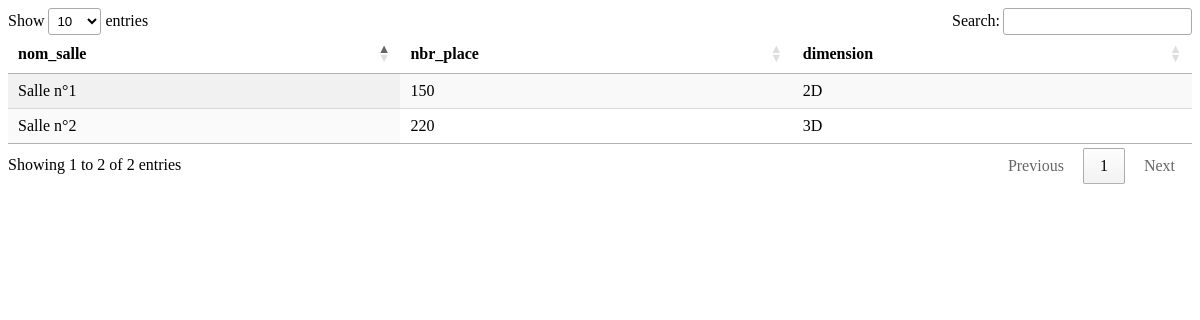
/Page_Cinema/MENU/ADMIN/liste/salle/salle.php, run on an earlier commit of the app's database.
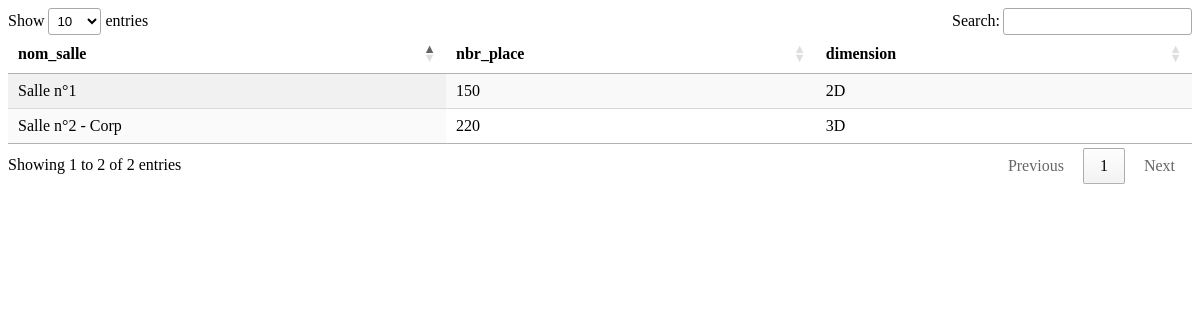
And on a later commit of the database.
### tables this page shows
CREATE TABLE IF NOT EXISTS `salle_projection` (
  `id_salle` int NOT NULL AUTO_INCREMENT,
  `nom_salle` varchar(50) NOT NULL,
  `nbr_place` int NOT NULL,
  `dimension` varchar(50) NOT NULL,
  PRIMARY KEY (`id_salle`)
);

### Page_Cinema/MENU/ADMIN/liste/salle/salle.php (the view, shortened to what this page needs)
<!doctype html>
<html lang="fr">
<head>
    <link rel="stylesheet" href="https://cdn.datatables.net/1.13.7/css/jquery.dataTables.min.css">
</head>
<body>
<table id="myTable" class="display">
    <thead>
    <tr>
        <th>nom_salle</th>
        <th>nbr_place</th>
        <th>dimension</th>
    </tr>
    </thead>
    <tbody>
    <?php
    $bdd = new PDO('mysql:host=localhost:3306;dbname=vsa_cinema;charset=utf8', 'root', '');
    $requete = $bdd -> prepare("SELECT nom_salle,nbr_place,dimension FROM salle_projection");
    $requete -> execute();
    $aff = $requete -> fetchAll();
    foreach ($aff as $uti){
        echo '<tr>';
        echo '<td>'.$uti['nom_salle'].'</td>';
        echo '<td>'.$uti['nbr_place'].'</td>';
        echo '<td>'.$uti['dimension'].'</td>';
        echo '</tr>';
    }
    ?>
    </tbody>
</table>
</body>
</html>

What changed in the data, as far as the page shows it:
changed salle_projection: nom_salle "Salle n°2" → "Salle n°2 - Corp"
